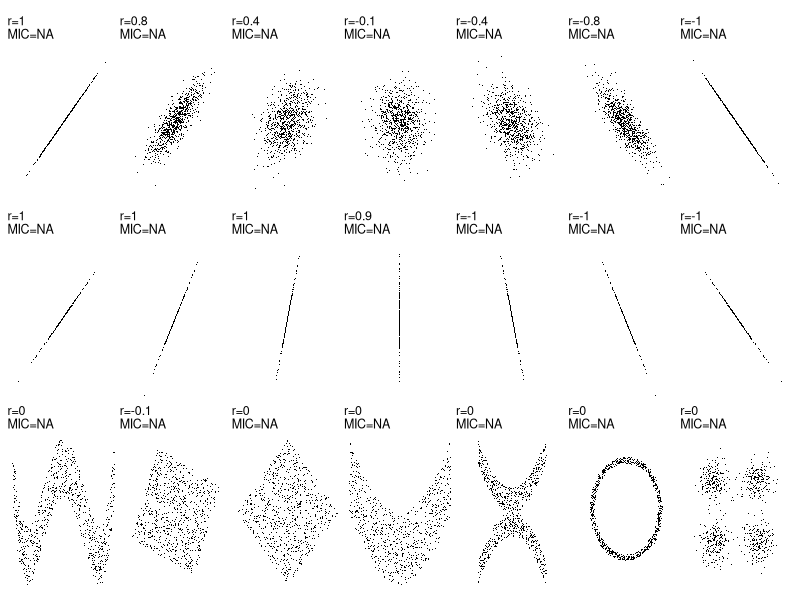

Recreate this plot in R.
library(tidyverse)
library(patchwork)

set.seed(0)

rotation <- function(xy, t) {
  R <- matrix(
    c(cos(t), -sin(t),
      sin(t),  cos(t)),
    2, 2
  )

  xy %*% R
}

mysubplot <-
  function(df,
           xlim = c(-4,4),
           ylim = c(-4,4),
           title = "") {

  r <- round(cor(df$x, df$y), 1)

  ggplot(df, aes(x, y)) +
    geom_point(shape = ".") +
    coord_cartesian(xlim = xlim, ylim = ylim) +
    ggtitle(paste0("r=", r, "\nMIC=NA")) +
    theme_void() +
    theme(
      plot.title = element_text(size = 9)
    )
}

mvnormal <- function(n = 800) {

  cors <- c(1, 0.8, 0.4, 0, -0.4, -0.8, -1)

  plots <- lapply(
    cors,
    function(cor) {
      cov <- matrix(c(1, cor, cor, 1), 2, 2)
      xy <- MASS::mvrnorm(n, c(0,0), cov)

      mysubplot(
        data.frame(x = xy[,1], y = xy[,2])
      )
    }
  )

  wrap_plots(plots, ncol = 7)
}

rotnormal <- function(n = 200) {

  ts <- c(
    0,
    pi/12,
    pi/6,
    pi/4,
    pi/2 - pi/6,
    pi/2 - pi/12,
    pi/2
  )

  cov <- matrix(
    c(1,1,1,1),
    2, 2
  )

  xy <- MASS::mvrnorm(n, c(0,0), cov)

  plots <- lapply(
    ts,
    function(t) {
      xy_r <- rotation(xy, t)

      mysubplot(
        data.frame(x = xy_r[,1], y = xy_r[,2])
      )
    }
  )

  wrap_plots(plots, ncol = 7)
}

others <- function(n = 800) {

  x <- runif(n, -1, 1)
  plots <- list()

  y1 <- 4*(x^2 - 0.5)^2 +
    runif(n, -1, 1)/3

  plots[[1]] <- mysubplot(
    data.frame(x=x, y=y1),
    xlim=c(-1,1),
    ylim=c(-1/3,1+1/3)
  )

  y2 <- runif(n,-1,1)
  xy <- cbind(x,y2)
  xy <- rotation(xy, -pi/8)

  plots[[2]] <- mysubplot(
    data.frame(x=xy[,1], y=xy[,2]),
    xlim=c(-1.5,1.5),
    ylim=c(-1.5,1.5)
  )

  xy <- rotation(xy, -pi/8)

  plots[[3]] <- mysubplot(
    data.frame(x=xy[,1], y=xy[,2]),
    xlim=c(-sqrt(2),sqrt(2)),
    ylim=c(-sqrt(2),sqrt(2))
  )

  y3 <- 2*x^2 + runif(n,-1,1)

  plots[[4]] <- mysubplot(
    data.frame(x=x,y=y3),
    xlim=c(-1,1),
    ylim=c(-1,3)
  )

  y4 <- (x^2 + runif(n,0,0.5)) *
    sample(c(-1,1), n, TRUE)

  plots[[5]] <- mysubplot(
    data.frame(x=x,y=y4),
    xlim=c(-1.5,1.5),
    ylim=c(-1.5,1.5)
  )

  y <- cos(x*pi) + runif(n,0,1/8)
  x2 <- sin(x*pi) + runif(n,0,1/8)
  plots[[6]] <- mysubplot(
    data.frame(x=x2,y=y),
    xlim=c(-1.5,1.5),
    ylim=c(-1.5,1.5)
  )

  xy1 <- MASS::mvrnorm(n/4, c(3,3), diag(2))
  xy2 <- MASS::mvrnorm(n/4, c(-3,3), diag(2))
  xy3 <- MASS::mvrnorm(n/4, c(-3,-3), diag(2))
  xy4 <- MASS::mvrnorm(n/4, c(3,-3), diag(2))

  xy <- rbind(xy1,xy2,xy3,xy4)

  plots[[7]] <- mysubplot(
    data.frame(x=xy[,1], y=xy[,2]),
    xlim=c(-7,7),
    ylim=c(-7,7)
  )

  wrap_plots(plots, ncol = 7)
}

mvnormal(800) / rotnormal(200) / others(800)
